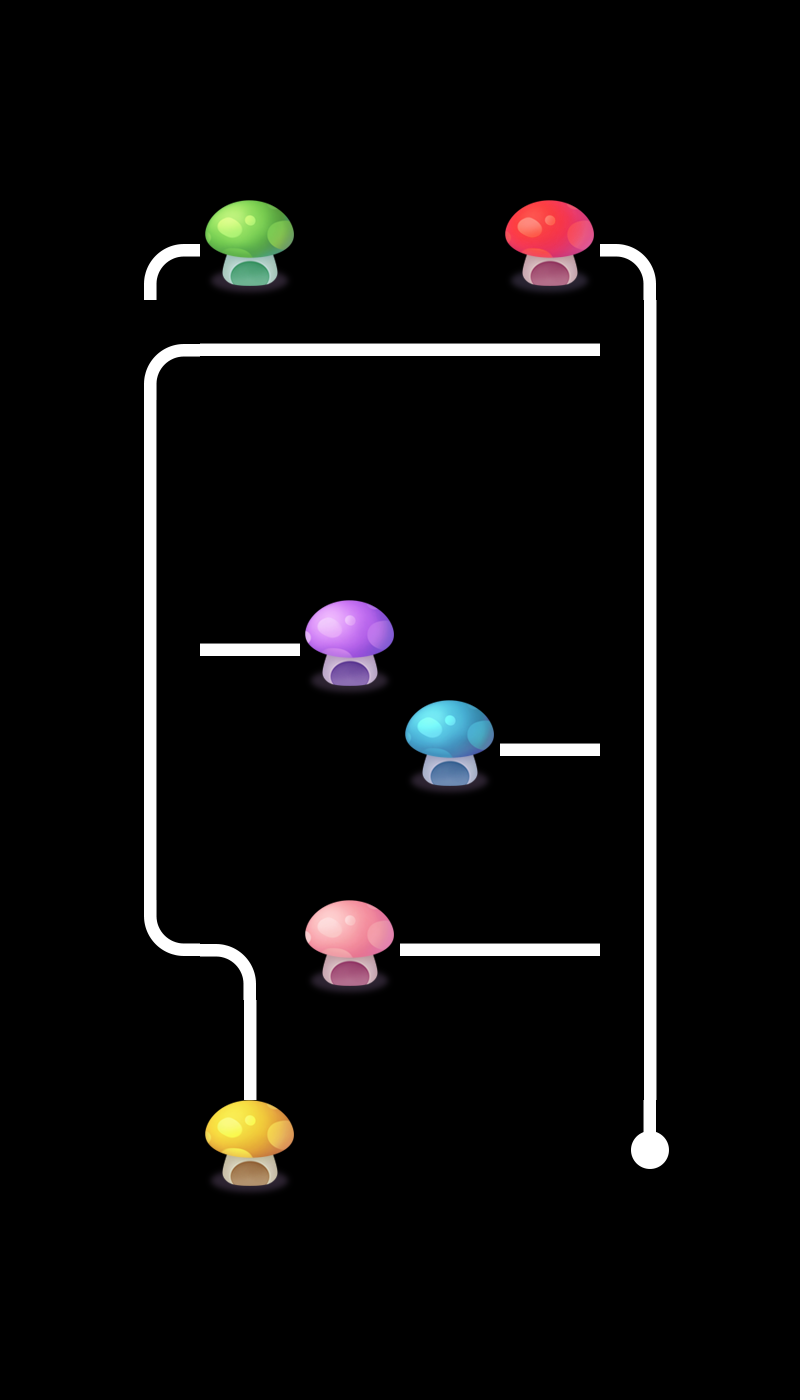

This is a level from a 2D game, rendered from its Tiled map with the project's own tilesets. A one-line summary and the map file follow, with tile-layer data summarised:
An orthogonal 8x14 tile map with 100x100 px tiles, 1 tile layer (layer0) and 5 objects.

<map version="1.0" orientation="orthogonal" renderorder="right-down" width="8" height="14" tilewidth="100" tileheight="100" nextobjectid="7">
 <tileset firstgid="1" name="tiled" tilewidth="100" tileheight="100">
  <image source="tiled.png" width="500" height="400" />
 </tileset>
 <layer name="layer0" width="8" height="14">
  <data>[112 cells, 34 non-empty, 12 distinct tile ids]</data>
 </layer>
 <objectgroup name="object1">
  <object id="1" x="621.212" y="921.209" width="60.6061" height="54.5455">
   <properties>
    <property name="id" value="0" />
   </properties>
  </object>
  <object id="2" x="621.212" y="730.303" width="51.5152" height="48.4848">
   <properties>
    <property name="id" value="1" />
   </properties>
  </object>
  <object id="3" x="624.242" y="330.303" width="51.5152" height="48.4848">
   <properties>
    <property name="id" value="2" />
   </properties>
  </object>
  <object id="4" x="118.182" y="327.273" width="48.4848" height="51.5152">
   <properties>
    <property name="id" value="3" />
   </properties>
  </object>
  <object id="5" x="121.212" y="618.182" width="57.5758" height="57.5758">
   <properties>
    <property name="id" value="4" />
   </properties>
  </object>
 </objectgroup>
</map>
